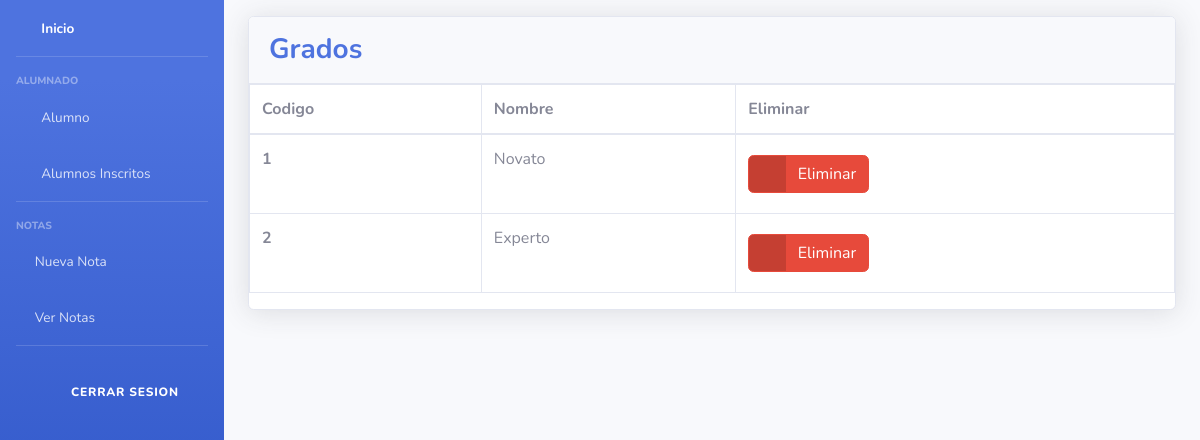
/listGrados/, run on the app's committed database.
### Models/Nivel/models.py (models this page shows, shortened)
class Grado(models.Model):
    id_grado = models.AutoField(primary_key=True)
    nombre_grado = models.CharField(max_length=45)

### Models/Nivel/views.py (the view)
# urls.py: path("listGrados/", formGrado.index, name="indexGrade"),
    def index(request):
        grados = Grado.objects.all()
        return render(request, "grado_index.html", {"lb_grados": grados})

### Templates/grado_index.html (shortened to what this page needs)
{% extends "nabvar.html" %}
{% block content %}
<div class="container-fluid">
    <div class="card shadow mb-4">
          <div class="card-header py-3">
              <h3 class="m-0 font-weight-bold text-primary">Grados</h3>
            </div>
            <div class="ca  rd-body">
              <div class="table-responsive">
                <table class="table table-bordered" id="dataTable" width="100%" cellspacing="0">
                  <thead>
                    <tr>
                      <th scope= "col">Codigo</th>
                      <th scope= "col">Nombre</th>
                        <th scope="col">Eliminar</th>
                    </tr>
                  </thead>
                  <tbody>
                    {% for Grado in lb_grados %}
                    <tr>
                      <th scope="row">{{ Grado.pk }}</th>
                      <td>{{ Grado.nombre_grado}}</td>
                        <td>
                            <a href="{% url 'deleteGrade' Grado.pk %}" class="btn btn-danger btn-icon-split">
                                <span class="icon text-white-50">
                                <i class="fas fa-trash"></i>
                                </span>
                                <span class="text">Eliminar</span>
                            </a>
                        </td>
                    </tr>
                  {% endfor %}
                  </tbody>
                </table>
              </div>
            </div>
    </div>
</div>
{% endblock %}

### data on the page
Grado: pk "1", nombre_grado "Novato"
Grado: pk "2", nombre_grado "Experto"
